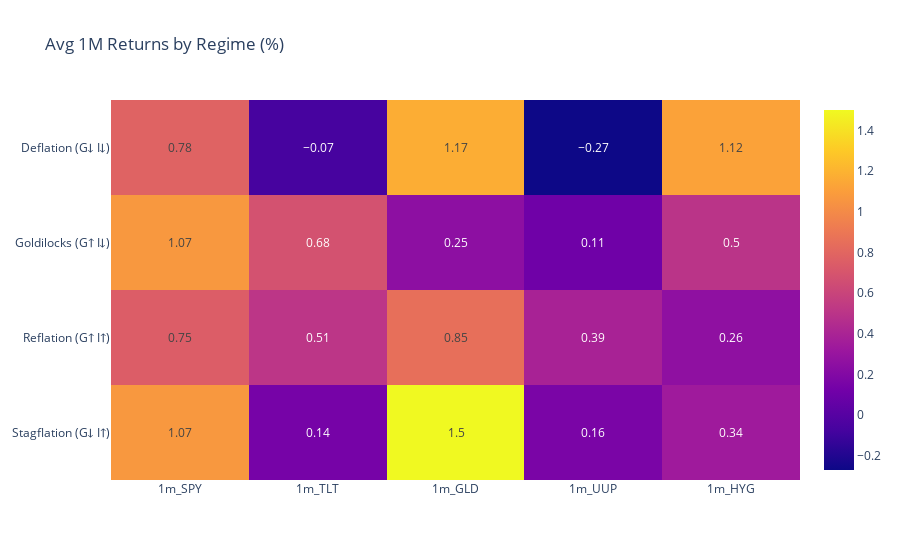

The code cell stored with this chart in its notebook:
### Code cell
import yfinance as yf
import plotly.express as px

px_m = yf.download(ASSETS, start=START, auto_adjust=True, progress=False)["Close"].resample("M").last()
ret_1m = px_m.pct_change(1) * 100
ret_3m = px_m.pct_change(3) * 100

df = pd.concat([regime, ret_1m.add_prefix("1m_"), ret_3m.add_prefix("3m_")], axis=1).dropna()

by_regime_1m = df.groupby("regime")[[f"1m_{a}" for a in ASSETS]].mean().round(2)
fig = px.imshow(by_regime_1m.values, x=by_regime_1m.columns, y=by_regime_1m.index,
                text_auto=True, aspect="auto", title="Avg 1M Returns by Regime (%)")
fig.show()

### Figure 1 — Plotly figure (JSON) as saved in the notebook; plotly's stock layout.template omitted (floating-point values rounded to 4 significant figures)
{"data": [{"coloraxis": "coloraxis", "hovertemplate": "x: %{x}<br>y: %{y}<br>color: %{z}<extra></extra>", "name": "0", "texttemplate": "%{z}", "type": "heatmap", "x": ["1m_SPY", "1m_TLT", "1m_GLD", "1m_UUP", "1m_HYG"], "xaxis": "x", "y": ["Deflation (G↓ I↓)", "Goldilocks (G↑ I↓)", "Reflation (G↑ I↑)", "Stagflation (G↓ I↑)"], "yaxis": "y", "z": [[0.78, -0.07, 1.17, -0.27, 1.12], [1.07, 0.68, 0.25, 0.11, 0.5], [0.75, 0.51, 0.85, 0.39, 0.26], [1.07, 0.14, 1.5, 0.16, 0.34]]}], "layout": {"coloraxis": {"colorscale": [[0, "#0d0887"], [0.1111, "#46039f"], [0.2222, "#7201a8"], [0.3333, "#9c179e"], [0.4444, "#bd3786"], [0.5556, "#d8576b"], [0.6667, "#ed7953"], [0.7778, "#fb9f3a"], [0.8889, "#fdca26"], [1, "#f0f921"]]}, "title": {"text": "Avg 1M Returns by Regime (%)"}, "xaxis": {"anchor": "y", "domain": [0, 1]}, "yaxis": {"anchor": "x", "autorange": "reversed", "domain": [0, 1]}}}
